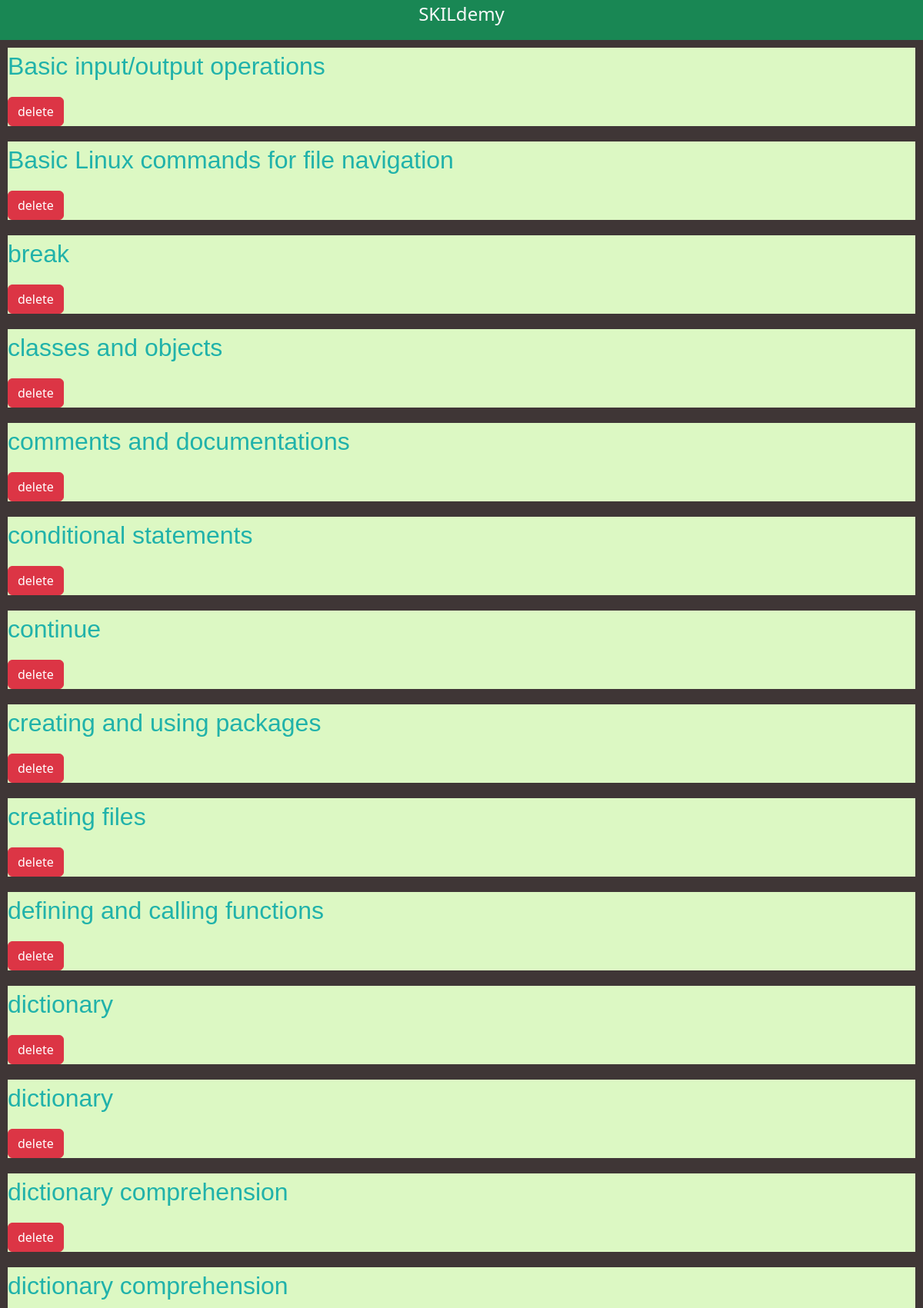
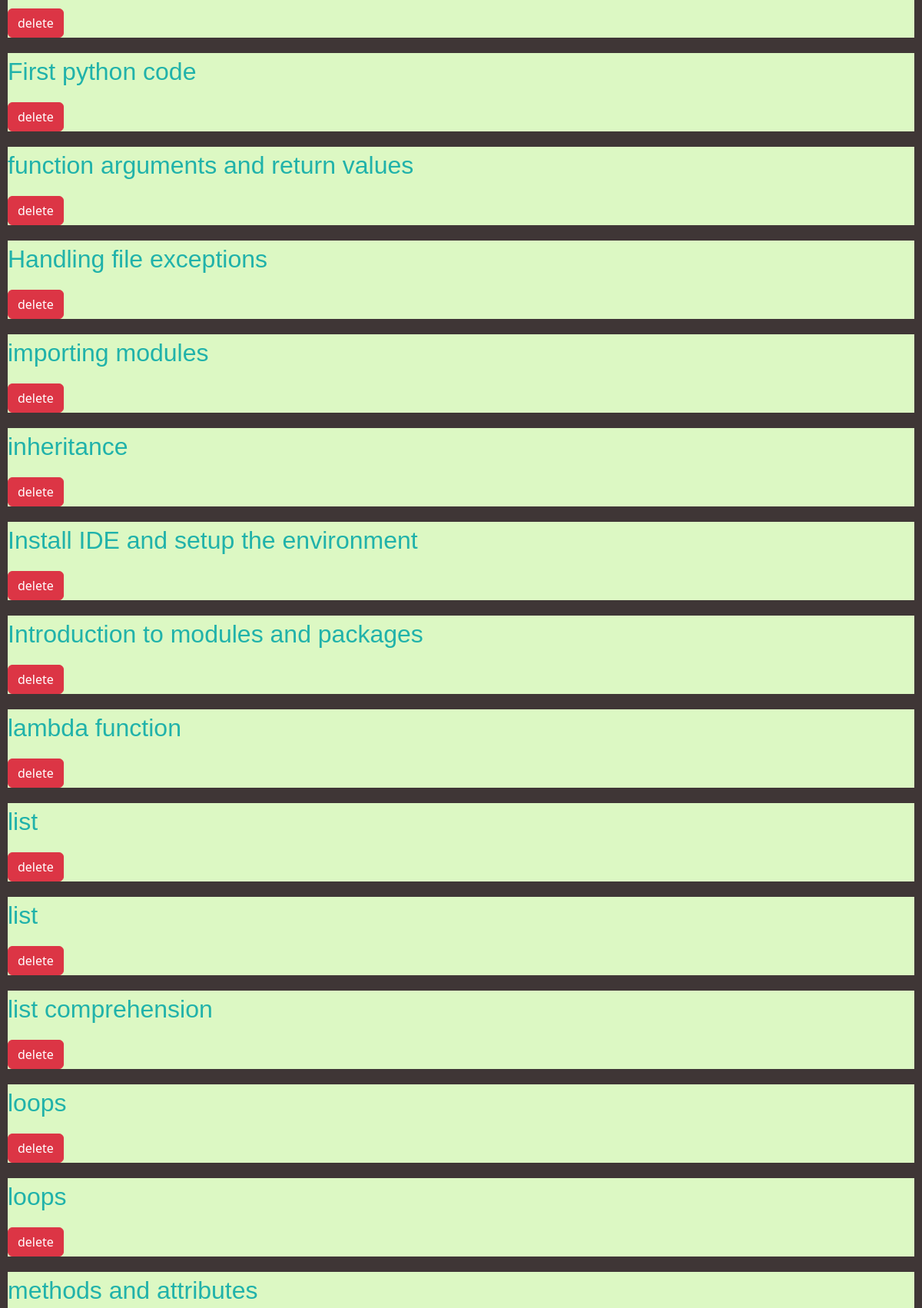
The page /sts_avail (upper part) on the database its author committed (2 pictures, top to bottom).
### learning_platform/models/models.py (models this page shows, shortened)
class SubTopic(db.Model):
    __tablename__ = "subtopic"
    id = db.Column(
        db.String(36),
        primary_key=True,
        default=lambda: str(
            uuid.uuid4()))
    name = db.Column(db.String(80), nullable=False)
    desc = db.Column(db.String(250), nullable=True)
    name_a = db.Column(db.String(80), nullable=True)
    created_at = db.Column(db.DateTime(timezone=True), default=func.now())
    updated_at = db.Column(db.DateTime(timezone=True), default=func.now())
    topic_id = db.Column(db.String(36), db.ForeignKey('topic.id'))
    course_id = db.Column(db.String(36), db.ForeignKey('course.id'))
    timetask_id = db.Column(db.String(36), db.ForeignKey('timetask.id'))

### learning_platform/views/admin.py (the view)
@admin_bp.route('/sts_avail', methods=['GET', 'POST'])
def sts_avail():
    cst = SubTopic.query.all()
    return render_template('content_management/delete_subtopic.html', cst=cst)

### learning_platform/templates/content_management/delete_subtopic.html (shortened to what this page needs)
<!DOCTYPE html>
<html lang="en">
<head>
    {% extends "base.html" %}
    {% block main %}
    {% for _item in cst|sort(attribute='name') %}
        <div style="
                    background-color: rgb(220, 248, 195);
                    margin-bottom: 25; border: 10px solid rgb(63, 54, 54);">
            <p class="fs-2 text-start" style="color: lightseagreen;
                    font-family: 'Lucida Sans', 'Lucida Sans Regular',
                    'Lucida Grande', 'Lucida Sans Unicode', Geneva,
                    Verdana, sans-serif;">
                {{ _item.name }}
            </p>
            <a class="btn btn-danger" href="{{ url_for('admin.del_subtopic', st_id=_item.id)}}">
                delete
            </a>
        </div>
    {% endfor %}
    {% endblock %}

### learning_platform/static/css/style.css (style rules this page uses)
body { background-color: rgb(23, 24, 23); }

### rows shown on the page
SubTopic: name "Basic input/output operations"
SubTopic: name "Basic Linux commands for file navigation"
SubTopic: name "break"
SubTopic: name "classes and objects"
SubTopic: name "comments and documentations"
SubTopic: name "conditional statements"
SubTopic: name "continue"
SubTopic: name "creating and using packages"
SubTopic: name "creating files"
SubTopic: name "defining and calling functions"
SubTopic: name "dictionary"
SubTopic: name "dictionary"
SubTopic: name "dictionary comprehension"
SubTopic: name "dictionary comprehension"
SubTopic: name "First python code"
SubTopic: name "function arguments and return values"
SubTopic: name "Handling file exceptions"
SubTopic: name "importing modules"
SubTopic: name "inheritance"
SubTopic: name "Install IDE and setup the environment"
SubTopic: name "Introduction to modules and packages"
SubTopic: name "lambda function"
SubTopic: name "list"
SubTopic: name "list"
SubTopic: name "list comprehension"
SubTopic: name "loops"
SubTopic: name "loops"
SubTopic: name "methods and attributes"
